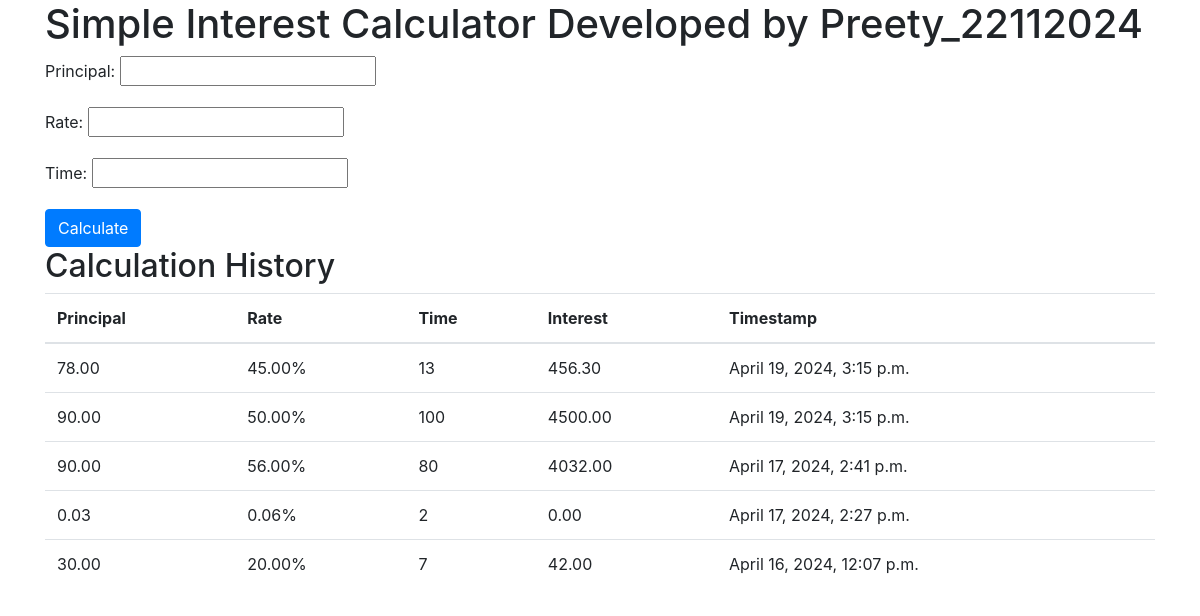
The page / on the database its author committed.
### calculator/models.py (models this page shows)
class Calculation(models.Model):
    principal = models.DecimalField(max_digits = 10, decimal_places = 2)
    rate = models.DecimalField(max_digits = 10, decimal_places = 2)
    time = models.IntegerField()
    result = models.DecimalField(max_digits = 10, decimal_places = 2)
    timestamp = models.DateTimeField(auto_now_add = True)

### calculator/views.py (the view)
# urls.py: path('', views.index, name='index'),
def index(request):
    if request.method == "POST":
        form = calculationForm(request.POST)
        if form.is_valid():
            instance = form.save(commit = False)
            instance.result = instance.principal * (instance.rate/100) * instance.time
            instance.save()
            return redirect("index")
    else:
        form = calculationForm()
    Calculations = Calculation.objects.all().order_by("-timestamp")
    return render(request, "index.html", {"form": form, 'calculations': Calculations})

### calculator/forms.py
class calculationForm(forms.ModelForm):
    class Meta:
        model = Calculation
        fields = ["principal", "rate", "time",]

### calculator/templates/index.html (shortened to what this page needs)
<!DOCTYPE html>
<html>
<head>
    <link rel="stylesheet" href="https://stackpath.bootstrapcdn.com/bootstrap/4.4.1/css/bootstrap.min.css">
</head>
<body>
    <div class="container">
        <h1>Simple Interest Calculator Developed by Preety_22112024</h1>
        <form method="POST">
            {{ form.as_p }}
            <button type="submit" class="btn btn-primary">Calculate</button>
        </form>
        <h2>Calculation History</h2>
        <table class="table">
            <thead>
                <tr>
                    <th>Principal</th>
                    <th>Rate</th>
                    <th>Time</th>
                    <th>Interest</th>
                    <th>Timestamp</th>
                </tr>
            </thead>
            <tbody>
                {% for calculation in calculations %}
                <tr>
                    <td>{{ calculation.principal }}</td>
                    <td>{{ calculation.rate }}%</td>
                    <td>{{ calculation.time }}</td>
                    <td>{{ calculation.result }}</td>
                    <td>{{ calculation.timestamp }}</td>
                </tr>
                {% endfor %}
            </tbody>
        </table>
    </div>
</body>
</html>

### rows shown on the page
Calculation: principal "78.00", rate "45.00", time "13", result "456.30", timestamp "April 19, 2024, 3:15 p.m."
Calculation: principal "90.00", rate "50.00", time "100", result "4500.00", timestamp "April 19, 2024, 3:15 p.m."
Calculation: principal "90.00", rate "56.00", time "80", result "4032.00", timestamp "April 17, 2024, 2:41 p.m."
Calculation: principal "0.03", rate "0.06", time "2", result "0.00", timestamp "April 17, 2024, 2:27 p.m."
Calculation: principal "30.00", rate "20.00", time "7", result "42.00", timestamp "April 16, 2024, 12:07 p.m."
